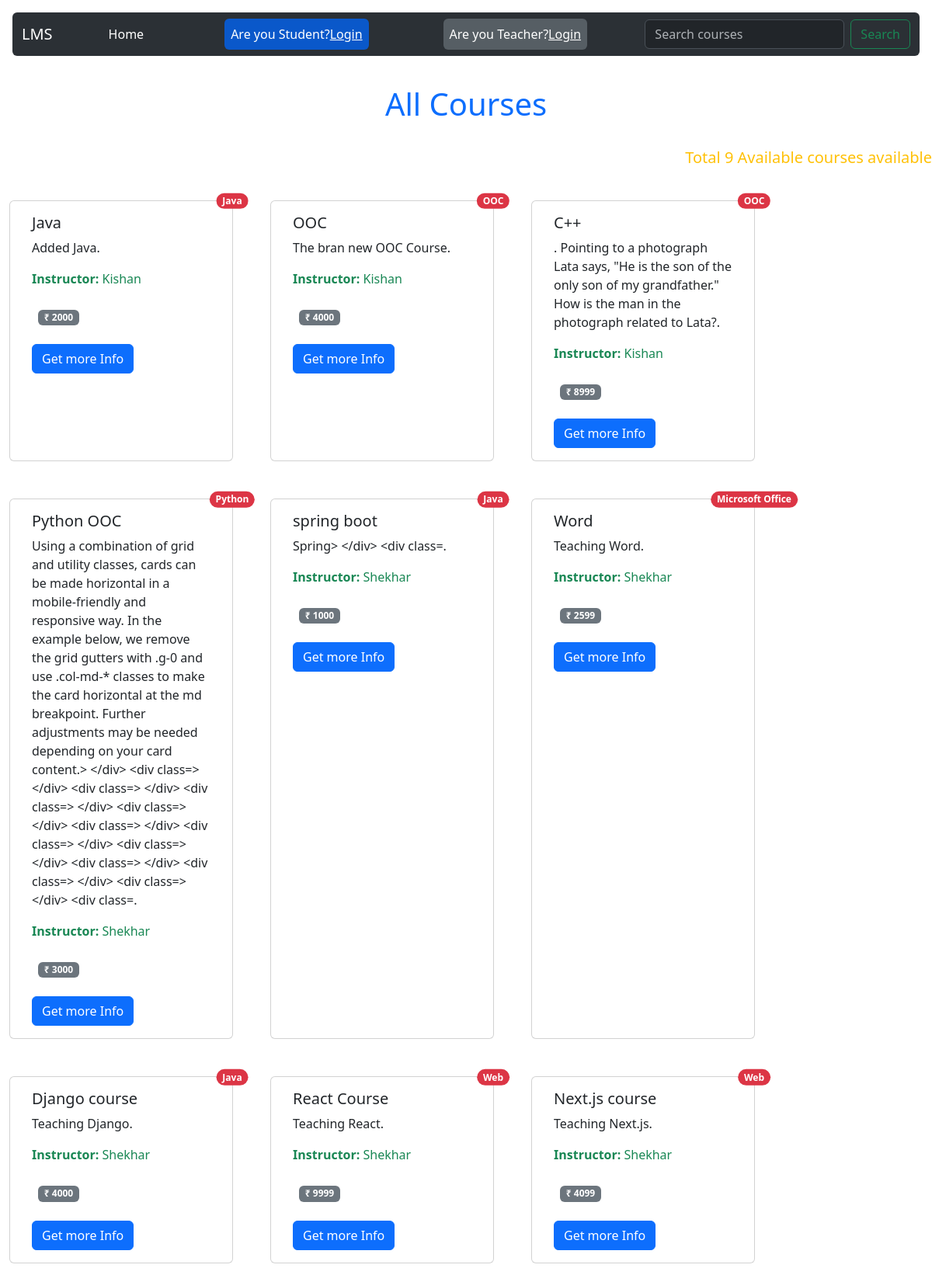
The app's page /, older data.
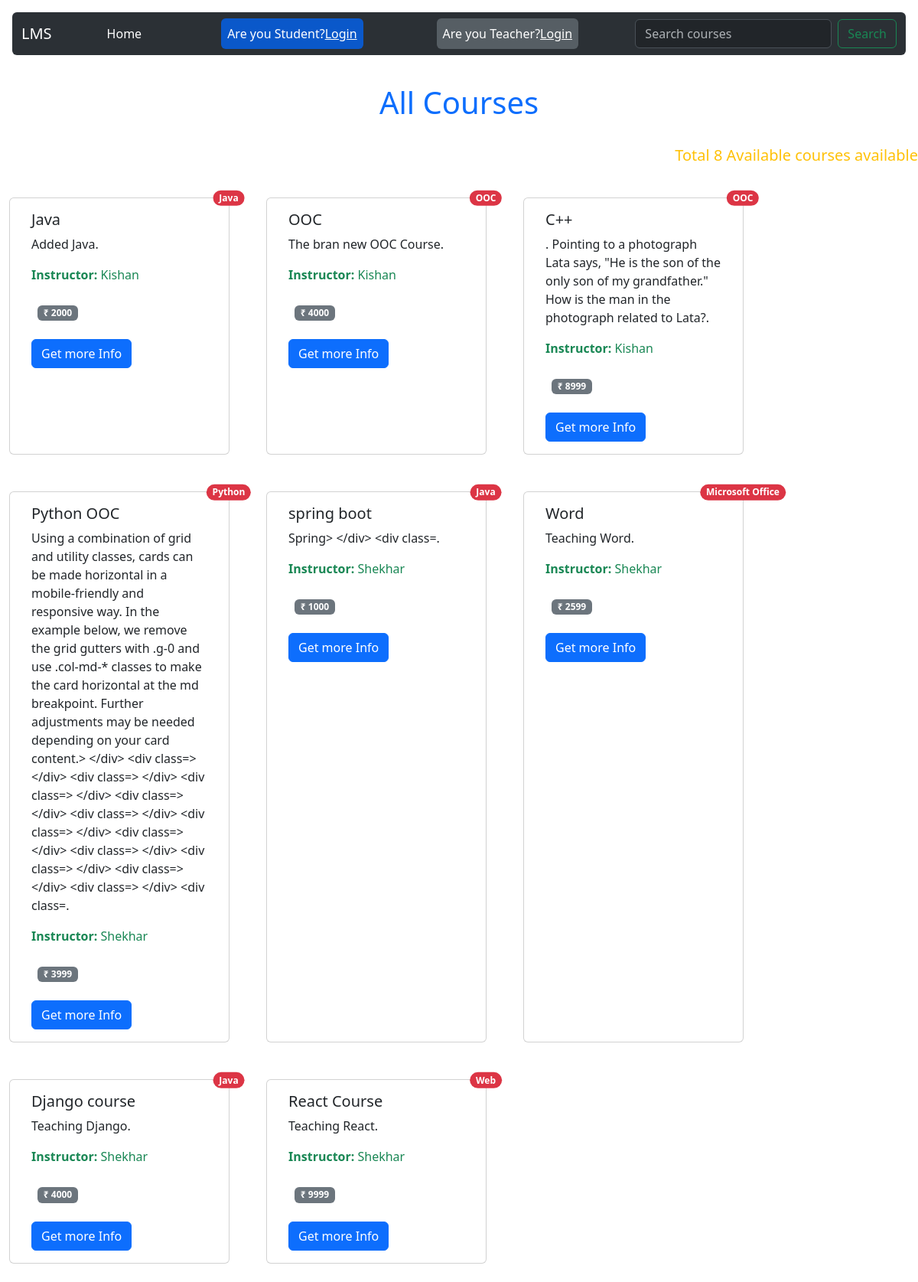
The same page, newer data.
### base/models.py (models this page shows, shortened)
class Course(models.Model):
    courseName = models.CharField(max_length=200)
    teacher_id=models.ForeignKey(Teacher,on_delete=models.CASCADE)
    description=models.TextField()
    content=models.TextField()
    price=models.CharField(max_length=10)
    category=models.CharField(max_length=200)

class Teacher(models.Model):
    name = models.CharField(max_length=100)
    email = models.EmailField()
    password=models.CharField(max_length=50)
    phone = models.CharField(max_length=20, blank=True)
    address = models.TextField(blank=True)
    age=models.CharField(max_length=10)
    gender=models.CharField(max_length=20)
    def __str__(self):
        return self.name

### base/views.py (the view)
# urls.py: path('',views.home,name="home"),
def home(request):
    if request.GET.get('q') != None:
        q = request.GET.get('q')
        course = Course.objects.filter(courseName__icontains=q)
    else:
        course = Course.objects.all()
        q = "All"
    context = {'course': course, 'q': q}
    return render(request, 'base/home.html', context)

### base/templates/base/home.html (shortened to what this page needs)
{% extends 'main.html' %} {% block content %}
<p class="text-center text-primary fs-1 my-4" style="padding-top: 5rem">
  {{q}} Courses
</p>
<p class="text-end text-warning fs-5">
  Total {{course.count}} Available courses available
</p>
<div class="row">
  {% for c in course %}
  <div class="card m-4" style="width: 18rem">
    <span
      class="position-absolute top-0 start-100 translate-middle badge rounded-pill bg-danger"
    >
      {{c.category}}
    </span>
    <div class="card-body">
      <h5 class="card-title">{{c.courseName}}</h5>
      <p class="card-text">{{c.description}}.</p>
      <span class="ml-5 text-success"><b>Instructor:</b> {{c.teacher_id}}</span>
      <div class="my-3 p-2">
        <span class="badge text-bg-secondary">&#8377; {{c.price}}</span>
      </div>
      <a class="btn btn-primary" href="{% url 'course' c.id %}"
        >Get more Info</a
      >
    </div>
  </div>
  {% endfor %}
</div>
{% endblock content %}

### templates/main.html (shortened to what this page needs)
<!DOCTYPE html>
<html lang="en">
<head>
    <link href="https://cdn.jsdelivr.net/npm/bootstrap@5.3.2/dist/css/bootstrap.min.css" rel="stylesheet"
>
</head>
</head>
<body>
    {% include 'navbar.html' %}
    {% block content %}
    {% endblock %}
</body>
</html>

### templates/navbar.html (shortened to what this page needs)
<nav class="navbar navbar-expand-lg bg-body-tertiary m-3 rounded fixed-top" data-bs-theme="dark">
    <div class="container-fluid">
        <a class="navbar-brand" href="#">LMS</a>
        <div class="collapse navbar-collapse" id="navbarSupportedContent">
            <ul class="navbar-nav me-auto mb-2 mb-lg-0">
                <li class="nav-item mx-5">
                    <a class="nav-link active" aria-current="page" href="/">Home</a>
                </li>
                {% if request.session.email %}
                <li class="nav-item mx-5">
                    <a class="nav-link active btn btn-primary " aria-current="page" href="{% url 'logout' %}">Logout</a>
                </li>
                {% else %}
                <li class="nav-item mx-5">
                    <a class="nav-link active btn btn-primary " aria-current="page" href="{% url 'login' %}">Are you Student?<u>Login</u></a>
                </li>
                <li class="nav-item mx-5">
                    <a class="nav-link active btn btn-secondary" aria-current="page" href="{% url 'teacherloginpage' %}">Are you Teacher?<u>Login</u></a>
                </li>
                {% endif %}
            </ul>
            <form class="d-flex" role="search" method="get" action="">
                <input class="form-control me-2" type="search" placeholder="Search courses" aria-label="Search" name="q">
                <button class="btn btn-outline-success" type="submit">Search</button>
            </form>
        </div>
    </div>
</nav>

Row changes from the older to the newer data that the page shows:
removed Course: category "Web", courseName "Next.js course", description "Teaching Next.js", teacher_id "Shekhar", price "4099"
changed Course "Python OOC": description "…<div class=> </div> <div class=" → "…<div class=> </div> <div class=> </div> <div class="; price "3000" → "3999"
Text that changed along with them:
{{ course.count }}: "9" → "8"
